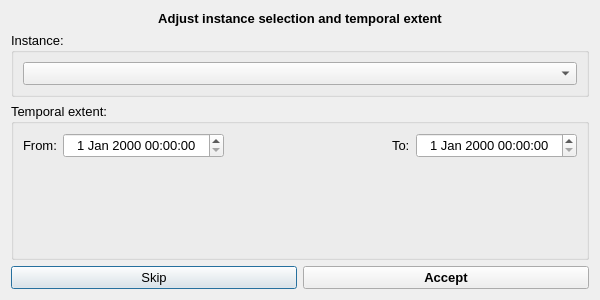
<?xml version="1.0" encoding="UTF-8"?>
<ui version="4.0">
 <class>Dialog</class>
 <widget class="QDialog" name="Dialog">
  <property name="windowModality">
   <enum>Qt::WindowModality::ApplicationModal</enum>
  </property>
  <property name="geometry">
   <rect>
    <x>0</x>
    <y>0</y>
    <width>600</width>
    <height>300</height>
   </rect>
  </property>
  <property name="windowTitle">
   <string>Repeat saved query</string>
  </property>
  <layout class="QGridLayout" name="gridLayout">
   <item row="1" column="0" colspan="2">
    <widget class="QGroupBox" name="instance_grp">
     <property name="font">
      <font>
       <pointsize>10</pointsize>
      </font>
     </property>
     <property name="title">
      <string>Instance:</string>
     </property>
     <layout class="QGridLayout" name="gridLayout_3">
      <item row="0" column="0">
       <widget class="QComboBox" name="instance_cbo">
        <property name="enabled">
         <bool>true</bool>
        </property>
        <property name="sizePolicy">
         <sizepolicy hsizetype="Expanding" vsizetype="Fixed">
          <horstretch>0</horstretch>
          <verstretch>0</verstretch>
         </sizepolicy>
        </property>
        <property name="font">
         <font>
          <pointsize>10</pointsize>
         </font>
        </property>
       </widget>
      </item>
     </layout>
    </widget>
   </item>
   <item row="3" column="0" colspan="2">
    <widget class="QGroupBox" name="temporal_grp">
     <property name="font">
      <font>
       <pointsize>10</pointsize>
      </font>
     </property>
     <property name="title">
      <string>Temporal extent:</string>
     </property>
     <layout class="QGridLayout" name="gridLayout_2">
      <item row="0" column="2">
       <spacer name="horizontalSpacer_2">
        <property name="orientation">
         <enum>Qt::Orientation::Horizontal</enum>
        </property>
        <property name="sizeHint" stdset="0">
         <size>
          <width>40</width>
          <height>20</height>
         </size>
        </property>
       </spacer>
      </item>
      <item row="0" column="1">
       <widget class="QgsDateTimeEdit" name="from_datetime">
        <property name="sizePolicy">
         <sizepolicy hsizetype="MinimumExpanding" vsizetype="Fixed">
          <horstretch>0</horstretch>
          <verstretch>0</verstretch>
         </sizepolicy>
        </property>
        <property name="minimumSize">
         <size>
          <width>0</width>
          <height>25</height>
         </size>
        </property>
        <property name="font">
         <font>
          <pointsize>10</pointsize>
         </font>
        </property>
        <property name="alignment">
         <set>Qt::AlignmentFlag::AlignCenter</set>
        </property>
       </widget>
      </item>
      <item row="0" column="4">
       <widget class="QgsDateTimeEdit" name="to_datetime">
        <property name="sizePolicy">
         <sizepolicy hsizetype="MinimumExpanding" vsizetype="Fixed">
          <horstretch>0</horstretch>
          <verstretch>0</verstretch>
         </sizepolicy>
        </property>
        <property name="minimumSize">
         <size>
          <width>0</width>
          <height>25</height>
         </size>
        </property>
        <property name="font">
         <font>
          <pointsize>10</pointsize>
         </font>
        </property>
        <property name="alignment">
         <set>Qt::AlignmentFlag::AlignCenter</set>
        </property>
       </widget>
      </item>
      <item row="0" column="3">
       <widget class="QLabel" name="to_label">
        <property name="font">
         <font>
          <pointsize>10</pointsize>
         </font>
        </property>
        <property name="text">
         <string>To:</string>
        </property>
       </widget>
      </item>
      <item row="0" column="0">
       <widget class="QLabel" name="from_label">
        <property name="font">
         <font>
          <pointsize>10</pointsize>
         </font>
        </property>
        <property name="text">
         <string>From:</string>
        </property>
       </widget>
      </item>
      <item row="1" column="2">
       <spacer name="verticalSpacer">
        <property name="orientation">
         <enum>Qt::Orientation::Vertical</enum>
        </property>
        <property name="sizeHint" stdset="0">
         <size>
          <width>20</width>
          <height>40</height>
         </size>
        </property>
       </spacer>
      </item>
     </layout>
    </widget>
   </item>
   <item row="6" column="0" colspan="2">
    <layout class="QHBoxLayout" name="horizontalLayout">
     <property name="bottomMargin">
      <number>0</number>
     </property>
     <item>
      <widget class="QPushButton" name="skip_pb">
       <property name="font">
        <font>
         <pointsize>10</pointsize>
        </font>
       </property>
       <property name="text">
        <string>Skip</string>
       </property>
      </widget>
     </item>
     <item>
      <widget class="QPushButton" name="accept_pb">
       <property name="font">
        <font>
         <pointsize>10</pointsize>
         <bold>true</bold>
        </font>
       </property>
       <property name="text">
        <string>Accept</string>
       </property>
      </widget>
     </item>
    </layout>
   </item>
   <item row="0" column="0" colspan="2">
    <widget class="QLabel" name="label">
     <property name="font">
      <font>
       <pointsize>10</pointsize>
       <bold>true</bold>
      </font>
     </property>
     <property name="text">
      <string>Adjust instance selection and temporal extent</string>
     </property>
     <property name="alignment">
      <set>Qt::AlignmentFlag::AlignCenter</set>
     </property>
    </widget>
   </item>
  </layout>
 </widget>
 <customwidgets>
  <customwidget>
   <class>QgsDateTimeEdit</class>
   <extends>QDateTimeEdit</extends>
   <header>qgsdatetimeedit.h</header>
  </customwidget>
 </customwidgets>
 <tabstops>
  <tabstop>instance_cbo</tabstop>
  <tabstop>from_datetime</tabstop>
  <tabstop>to_datetime</tabstop>
  <tabstop>accept_pb</tabstop>
  <tabstop>skip_pb</tabstop>
 </tabstops>
 <resources/>
 <connections/>
</ui>
